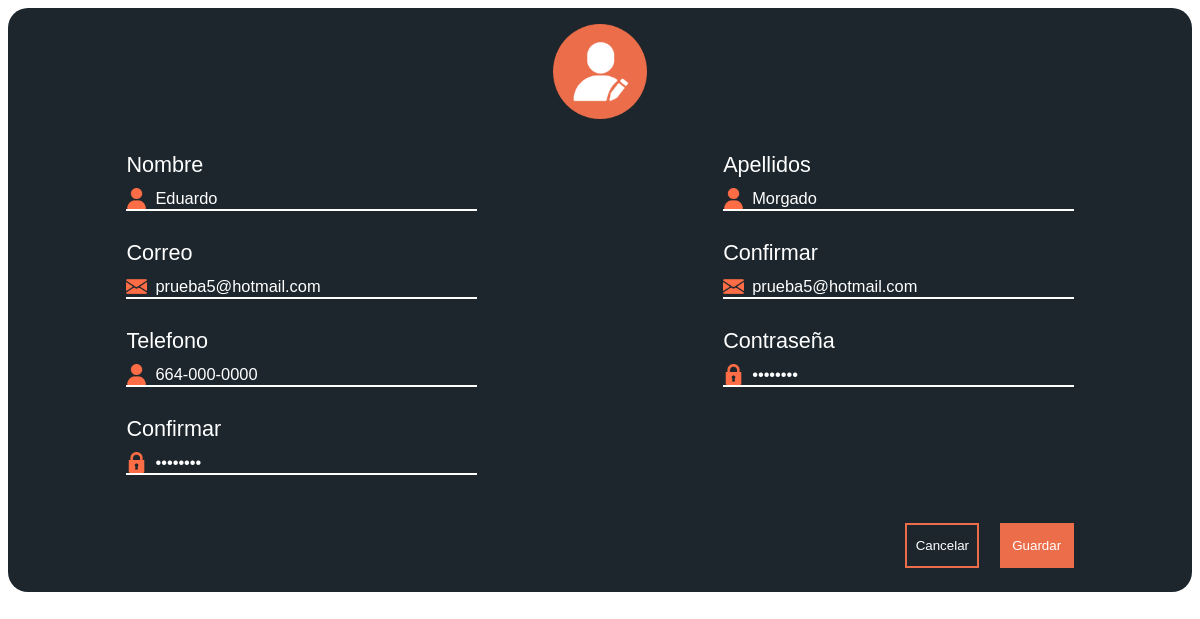
Page /_edit.php?var=9 on the committed database.
### tables this page shows
CREATE TABLE IF NOT EXISTS `usuario` (
  `ID` int(3) NOT NULL AUTO_INCREMENT,
  `Nombre` varchar(100) NOT NULL,
  `Apellidos` varchar(60) NOT NULL,
  `Clave` varchar(50) NOT NULL,
  `Correo` varchar(100) NOT NULL,
  `Telefono` varchar(12) NOT NULL DEFAULT '664-000-0000',
  `TipoUsuario` char(1) NOT NULL,
  PRIMARY KEY (`ID`),
  KEY `TipoUsuario` (`TipoUsuario`)
);

### Web/_edit.php (the view, shortened to what this page needs)
<!DOCTYPE html>
<html lang="es" dir="ltr">
  <head>
    <link rel="stylesheet" href="js/jquery-ui/jquery-ui.min.css"/>
    <link rel="stylesheet" href="js/jquery-ui/jquery-ui.structure.min.css"/>
    <link rel="stylesheet" href="js/jquery-ui/jquery-ui.theme.min.css"/>
    <link rel="stylesheet" type="text/css" href="js/tooltipster-master/dist/css/tooltipster.bundle.min.css" />
    <link rel="stylesheet" href="css/msg-alert.css">
    <link rel="stylesheet" href="css/edit.css">
  </head>
  <body>
    <div class="container">
      <div class="container-img">
        <img src="img/editar.png" alt="" class="icon-title">
      </div>
      <div class="container-form">
        <?php
          $usu = $_GET['var'];
        ?>
        <form action="edit_usuario.php?var2=<?php echo $usu?>" method="post">
          <?php
            $conexion=mysqli_connect("localhost","root","","derechoscopio") or
              die("Problemas con la conexión");
            $registros = mysqli_query($conexion, "select Nombre, Apellidos, Correo, Telefono, Clave from usuario
                                  where ID='$_GET[var]'") or
              die("Problemas en el select:" . mysqli_error($conexion));
            if ($reg = mysqli_fetch_array($registros))
            {
          ?>
              <div class="field line">
                <label for="">Nombre</label>
                <div class="info">
                <img src="img/name.png" alt="" class="icon">
                <input type="text" placeholder="Nombre" class="textbox" name="usuario" value="<?php echo $reg['Nombre']?>" autocomplete="off">
                </div>
              </div>
              <div class="field line">
                <label for="">Apellidos</label>
                <div class="info">
                <img src="img/name.png" alt="" class="icon">
                <input type="text" placeholder="Apellidos" class="textbox" name="apellido" value="<?php echo $reg['Apellidos']?>" autocomplete="off">
              </div>
              </div>
              <div class="field line">
                <label for="">Correo</label>
                <div class="info">
                <img src="img/mail.png" alt="" class="icon">
                <input type="text" placeholder="Correo" class="textbox" name="correo1" value="<?php echo $reg['Correo']?>" autocomplete="off">
              </div>
              </div>
              <div class="field line">
                <label for="">Confirmar</label>
                <div class="info">
                <img src="img/mail.png" alt="" class="icon">
                <input type="text" placeholder="Confirmar" class="textbox" name="correo2" value="<?php echo $reg['Correo']?>" autocomplete="off">
                </div>
              </div>
              <div class="field line">
                <label for="">Telefono</label>
                <div class="info">
                <img src="img/name.png" alt="" class="icon">
                <input type="text" placeholder="000-000-0000" class="textbox"  name="telefono" value="<?php echo $reg['Telefono']?>" autocomplete="off" id="txt-tel">
                </div>
              </div>
              <div class="field line">
                <label for="">Contraseña</label>
                <div class="info">
                <img src="img/lock.png" alt="" class="icon">
                <input type="password" placeholder="••••••" class="textbox"  name="contra1" value="<?php echo $reg['Clave']?>" autocomplete="off">
                </div>
              </div>
              <div class="field line">
                <label for="">Confirmar</label>
                <div class="info">
                <img src="img/lock.png" alt="" class="icon">
                <input type="password" placeholder="••••••" class="textbox"  name="contra2" value="<?php echo $reg['Clave']?>" autocomplete="off">
                </div>
              </div>
              <div class="field" id="field-button">
                <input type="button" id="btn-cancel" value="Cancelar">
                <form>
                  <input type="submit" name=""  class="button-save" value="Guardar" id="btn-save">
                </form>
              </div>
          <?php
            }
          ?>
        </form>
      </div>
    </div>
  </body>
</html>

### Web/css/edit.css (style rules this page uses)
* { font-family: poppins, 'arial'; }
.container { width: 100%; height: auto; padding-bottom: 24px; background: #1D262D; border-radius: 20px; }
.container-img { width: 100%; text-align: center; }
.icon-title { width: 8%; margin-top: 16px; }
form { display: flex; justify-content: space-between; flex-wrap: wrap; width: 80%; margin: auto; }
.container-form { width: 100% }
.field { width: 37%; padding-top: 19px; }
.icon { width: 6%; }
label { display: flex; color: white; font-size: calc(0.6em + 1vw); padding: 10px 0; }
.textbox { border: 0; background: transparent; width: 84%; color: white; font-size: calc(0.5em + 0.7vw); outline: none; padding-left: 8px; }
::placeholder { font-size: calc(0.5em + 0.7vw); color: #B8B8B8; }
.line { border-bottom: 2px solid white; }
.info { display: flex; align-items: center; }
#field-button { width: 100%; text-align: right; margin-top: 29px; }
.button-save { background: #EC6D4A; color: white; border: 2px solid #EC6D4A; width: calc(5em + 0.6vw); height: calc(3em + 0.4vw); }
#btn-cancel { border: 2px solid #EC6D4A; color: white; background: transparent; width: calc(5em + 0.6vw); height: calc(3em + 0.4vw); margin-right: 16px; cursor: pointer; }

### rows in the picture
usuario: usuario "Eduardo", apellido "Morgado", correo1 "prueba5@hotmail.com", correo2 "prueba5@hotmail.com", telefono "664-000-0000"
